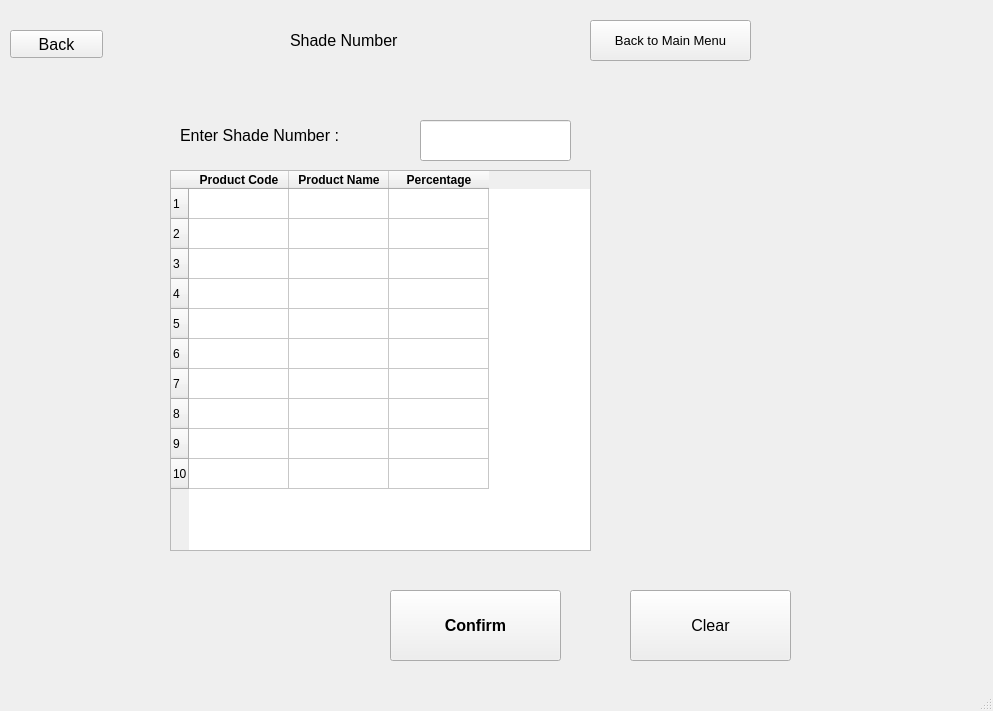
<?xml version="1.0" encoding="UTF-8"?>
<ui version="4.0">
 <class>MainWindow</class>
 <widget class="QMainWindow" name="MainWindow">
  <property name="geometry">
   <rect>
    <x>0</x>
    <y>0</y>
    <width>993</width>
    <height>711</height>
   </rect>
  </property>
  <property name="windowTitle">
   <string>MainWindow</string>
  </property>
  <widget class="QWidget" name="centralwidget">
   <widget class="QPushButton" name="back_add_rm">
    <property name="geometry">
     <rect>
      <x>10</x>
      <y>30</y>
      <width>93</width>
      <height>28</height>
     </rect>
    </property>
    <property name="font">
     <font>
      <pointsize>12</pointsize>
     </font>
    </property>
    <property name="text">
     <string>Back</string>
    </property>
   </widget>
   <widget class="QPushButton" name="pushButton">
    <property name="geometry">
     <rect>
      <x>590</x>
      <y>20</y>
      <width>161</width>
      <height>41</height>
     </rect>
    </property>
    <property name="font">
     <font>
      <pointsize>10</pointsize>
     </font>
    </property>
    <property name="text">
     <string>Back to Main Menu</string>
    </property>
   </widget>
   <widget class="QLabel" name="label_3">
    <property name="geometry">
     <rect>
      <x>290</x>
      <y>20</y>
      <width>151</width>
      <height>41</height>
     </rect>
    </property>
    <property name="font">
     <font>
      <pointsize>12</pointsize>
     </font>
    </property>
    <property name="text">
     <string>Shade Number </string>
    </property>
   </widget>
   <widget class="QLineEdit" name="shade_new_number">
    <property name="geometry">
     <rect>
      <x>420</x>
      <y>120</y>
      <width>151</width>
      <height>41</height>
     </rect>
    </property>
    <property name="font">
     <font>
      <pointsize>12</pointsize>
     </font>
    </property>
   </widget>
   <widget class="QLabel" name="label_5">
    <property name="geometry">
     <rect>
      <x>180</x>
      <y>110</y>
      <width>211</width>
      <height>51</height>
     </rect>
    </property>
    <property name="font">
     <font>
      <pointsize>12</pointsize>
     </font>
    </property>
    <property name="text">
     <string>Enter Shade Number :</string>
    </property>
   </widget>
   <widget class="QTableWidget" name="shade_new_details_table">
    <property name="geometry">
     <rect>
      <x>170</x>
      <y>170</y>
      <width>421</width>
      <height>381</height>
     </rect>
    </property>
    <property name="rowCount">
     <number>10</number>
    </property>
    <row/>
    <row/>
    <row/>
    <row/>
    <row/>
    <row/>
    <row/>
    <row/>
    <row/>
    <row/>
    <column>
     <property name="text">
      <string>Product Code</string>
     </property>
     <property name="font">
      <font>
       <weight>75</weight>
       <bold>true</bold>
      </font>
     </property>
    </column>
    <column>
     <property name="text">
      <string>Product Name</string>
     </property>
     <property name="font">
      <font>
       <weight>75</weight>
       <bold>true</bold>
      </font>
     </property>
    </column>
    <column>
     <property name="text">
      <string>Percentage</string>
     </property>
     <property name="font">
      <font>
       <weight>75</weight>
       <bold>true</bold>
      </font>
     </property>
    </column>
   </widget>
   <widget class="QPushButton" name="shade_new_confirm">
    <property name="geometry">
     <rect>
      <x>390</x>
      <y>590</y>
      <width>171</width>
      <height>71</height>
     </rect>
    </property>
    <property name="font">
     <font>
      <pointsize>12</pointsize>
      <weight>75</weight>
      <bold>true</bold>
     </font>
    </property>
    <property name="text">
     <string>Confirm</string>
    </property>
   </widget>
   <widget class="QPushButton" name="new_shade_entry_clear">
    <property name="geometry">
     <rect>
      <x>630</x>
      <y>590</y>
      <width>161</width>
      <height>71</height>
     </rect>
    </property>
    <property name="font">
     <font>
      <pointsize>12</pointsize>
     </font>
    </property>
    <property name="text">
     <string>Clear</string>
    </property>
   </widget>
  </widget>
  <widget class="QStatusBar" name="statusbar"/>
 </widget>
 <resources/>
 <connections/>
</ui>
